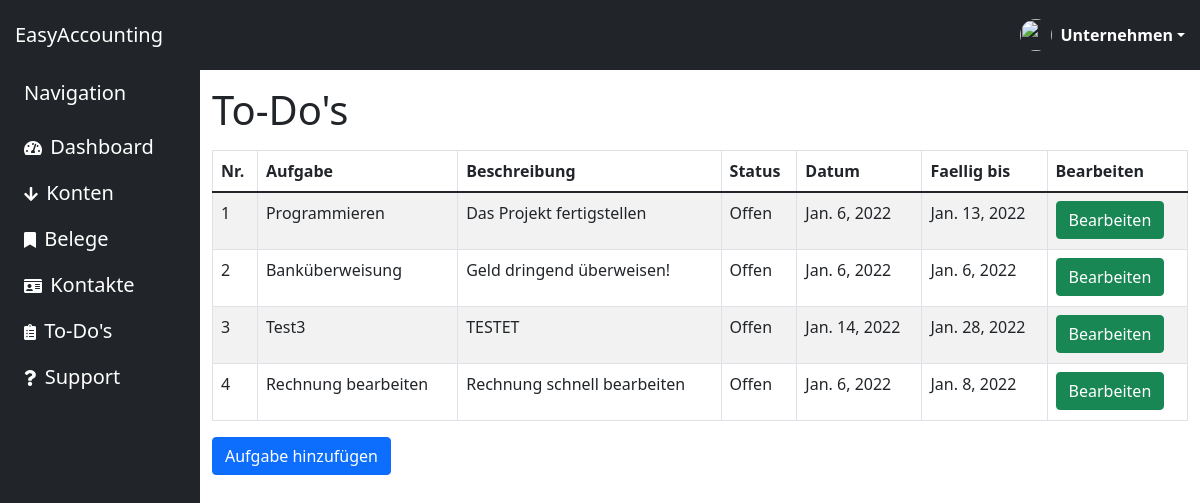
Before: /todos/ (signed in) with the older database file.
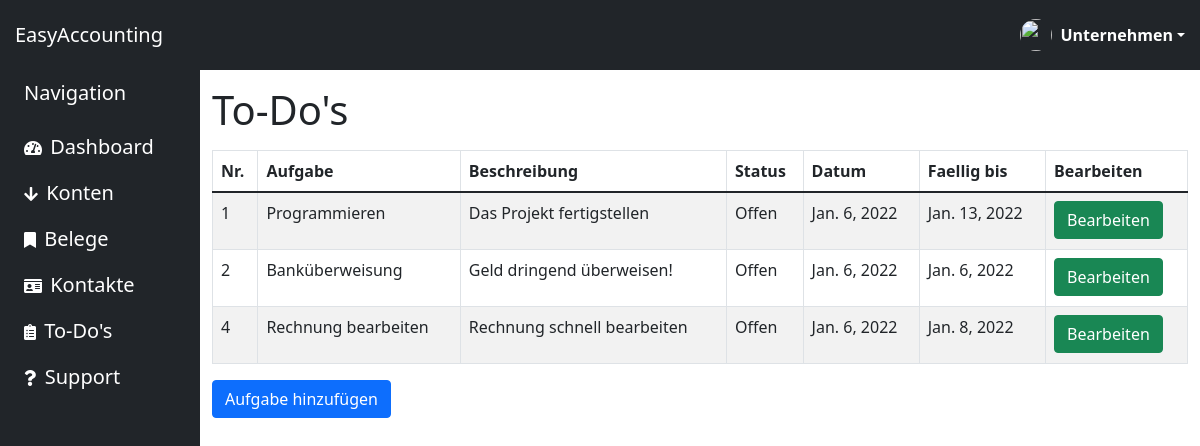
After: the same page with the newer database file.
### home/models.py (models this page shows)
class todo(models.Model):
    nummer = models.IntegerField()
    aufgabe = models.CharField(max_length=30)
    erledigt = models.IntegerField() #erledigt = 1, 'noch nicht erledigt'= 0
    datum = models.DateField()
    faelligkeit = models.DateField()
    beschreibung = models.CharField(max_length=50)

### home/views.py (the view)
# urls.py: path('todos/', views.todos, name='todos'),
@login_required()
def todos(request):
    all_todos = todo.objects.all()
    all_todos_dict = {
        'todo': all_todos
    }
    context = {"title": "To-Dos","all_todos_dict": all_todos}
    return render(request, 'home/todos.html',context)

### home/templates/home/todos.html (shortened to what this page needs)
{% extends "home/base.html"%}
{%load static%}
{% block hauptinhalt %}
<div class="col py-3">
    <h1>To-Do's</h1>
    {% if all_todos_dict %}
    <div class="table-responsive">
        <table class="table table-bordered table-hover table-striped">
            <thead>
                <tr>
                    <th>Nr.</th>
                    <th>Aufgabe</th>
                    <th>Beschreibung</th>
                    <th>Status</th>
                    <th>Datum</th>
                    <th>Faellig bis</th>
                    <th>Bearbeiten</th>
                </tr>
            </thead>
            <tbody>
                {% for todo in all_todos_dict %}
                <tr>
                    <td>{{todo.nummer}}</td>
                    <td>{{todo.aufgabe}}</td>
                    <td>{{todo.beschreibung}}</td>
                    <td>{% if todo.erledigt == 1 %}
                        <p>Erledigt</p>
                        {% elif todo.erledigt == 0 %}
                        <p>Offen</p>
                        {% endif %}</td>
                    <td>{{todo.datum}}</td>
                    <td>{{todo.faelligkeit}}</td>
                    <td><button name="edit" value={{receipt.belegnummer}} type="submit" class="btn btn-success editbtn"
                            data-toogle="editmodal" data-target="editmodal">Bearbeiten</button></td>
                </tr>
                {% endfor %}
            </tbody>
        </table>
    </div>
    {% endif %}
    <a href="{% url 'edit:editToDos'%}" name="newTodo" class="btn btn-primary">Aufgabe hinzufügen</a>
</div>
{% endblock hauptinhalt %}

Changed rows visible on the page:
removed todo: nummer "3", aufgabe "Test3", beschreibung "TESTET", erledigt "Offen", datum "Jan. 14, 2022", faelligkeit "Jan. 28, 2022"
